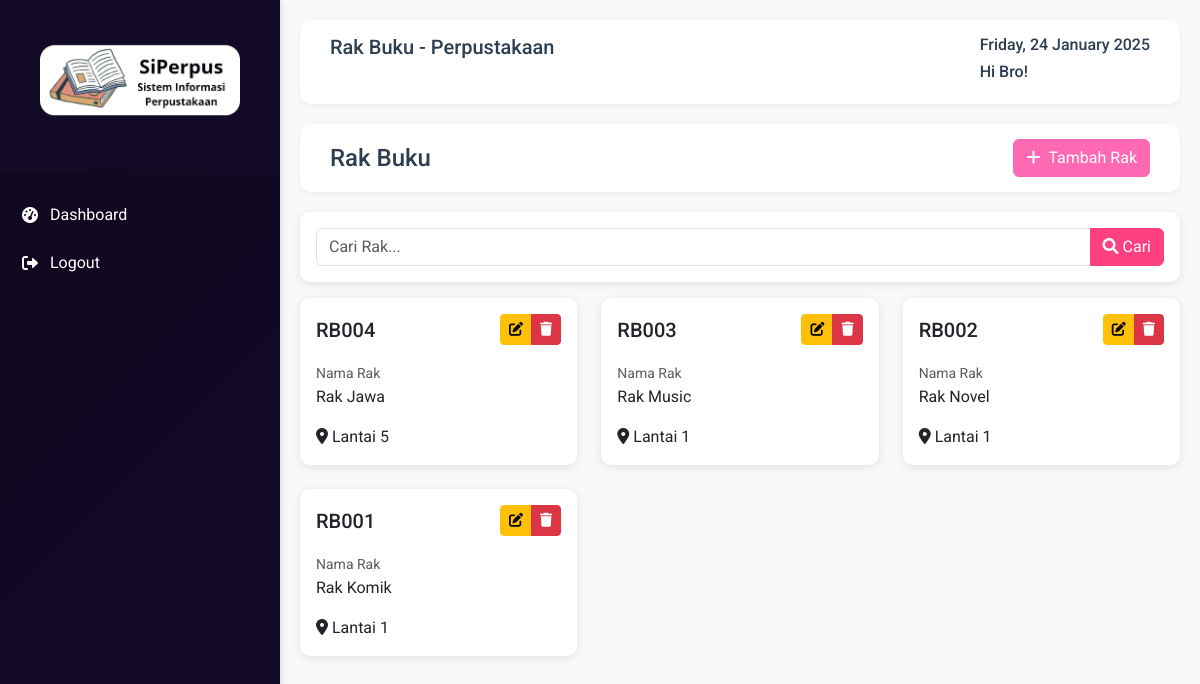
The app's page /pages/Shelves/shelves.php with its own data.
### tables this page shows
CREATE TABLE RAK_BUKU
(
    kode_rak VARCHAR(6) UNIQUE NOT NULL PRIMARY KEY,
    nama_rak VARCHAR(30),
    CONSTRAINT CheckTabelRakBuku1 CHECK (LENGTH(kode_rak) = 5),
    CONSTRAINT CheckTabelRakBuku2 CHECK (kode_rak REGEXP "^RB[0-9]{3}$")
);

### pages/Shelves/shelves.php (the view, shortened to what this page needs)
<?php
require "config/connection.php";
$search = isset($_GET['search']) ? $conn->real_escape_string(trim($_GET['search'])) : '';
$query = "SELECT * FROM rak_buku";
$query .= " ORDER BY kode_rak DESC";
$result = $conn->query($query) or die(mysqli_error($conn));
?>
<link rel="stylesheet" href="https://cdn.jsdelivr.net/npm/sweetalert2@11/dist/sweetalert2.min.css">
<div class="main-header d-flex justify-content-between align-items-center">
    <h4 class="mb-0">Rak Buku</h4>
    <div class="btn-group">
        <a href="<?php echo BASE_URL; ?>/shelves/addShelve" class="btn btn-pink" onclick="return confirmAction('add', '<?php echo BASE_URL; ?>/shelves/addShelve');">
            <i class="fas fa-plus me-2"></i>Tambah Rak
        </a>
    </div>
</div>
<div class="card my-3">
    <div class="card-body">
        <form method="GET" action="<?php echo BASE_URL; ?>/shelves">
            <div class="input-group">
                <input type="text" name="search" class="form-control" placeholder="Cari Rak..." value="<?php echo htmlspecialchars($search); ?>">
                <button class="btn btn-primary" type="submit">
                    <i class="fas fa-search me-1"></i>Cari
                </button>
            </div>
        </form>
    </div>
</div>
<div id="listView">
    <div class="row g-4">
        <?php while ($row = $result->fetch_assoc()): ?>
        <div class="col-12 col-md-6 col-lg-4">
            <div class="card h-100">
                <div class="card-body">
                    <div class="d-flex justify-content-between align-items-center mb-3">
                        <h5 class="card-title mb-0"><?= htmlspecialchars($row['kode_rak']) ?></h5>
                        <div class="btn-group">
                            <a href="<?php echo BASE_URL; ?>/shelves/editShelve?id=<?= urlencode($row['kode_rak']) ?>" class="btn btn-sm btn-warning" onclick="return confirmAction('edit', '<?php echo BASE_URL; ?>/shelves/editShelve?id=<?= urlencode($row['kode_rak']) ?>');">
                                <i class="fas fa-edit"></i>
                            </a>
                            <a href="<?php echo BASE_URL; ?>/shelves/deleteShelve?id=<?= urlencode($row['kode_rak']) ?>" class="btn btn-sm btn-danger" onclick="return confirmAction('delete', '<?php echo BASE_URL; ?>/shelves/deleteShelve?id=<?= urlencode($row['kode_rak']) ?>');">
                                <i class="fas fa-trash"></i>
                            </a>
                        </div>
                    </div>
                    <div class="d-flex justify-content-between mb-3">
                        <div>
                            <small class="text-muted">Nama Rak</small>
                            <div><?= $row['nama_rak'] ?></div>
                        </div>
                    </div>
                    <div class="flex gap-2">
                        <i class="fa-solid fa-location-dot"></i>
                        <?= htmlspecialchars($row['lokasi']) ?>
                    </div>
                </div>
            </div>
        </div>
        <?php endwhile; ?>
    </div>
</div>
<?php
require_once(__DIR__ . '/../../layouts/main.php');
?>

### layouts/main.php (style rules this page uses)
:root { --primary-color:rgb(16, 8, 31); --secondary-color:rgb(19, 10, 40); --accent-color: #ff4081; --text-color: #2c3e50; --sidebar-width: 280px; }
body { font-family: 'Roboto', sans-serif; background-color: #f8f9fa; color: var(--text-color); font-family: roboto, sans-serif; }
.card { border: none; border-radius: 10px; box-shadow: 0 2px 10px rgba(0,0,0,0.1); transition: transform 0.2s ease; }
.main-header { background: white; padding: 15px 30px; border-radius: 10px; margin-bottom: 20px; box-shadow: 0 2px 5px rgba(0,0,0,0.05); }
.btn-primary { background-color: var(--accent-color); border-color: var(--accent-color); }

### pages/Shelves/shelves.php (style rules this page uses)
.btn-pink { background-color: #ff69b4; border-color: #ff69b4; color: white; }

### records on screen
rak_buku: kode_rak "RB004", nama_rak "Rak Jawa", lokasi "Lantai 5"
rak_buku: kode_rak "RB003", nama_rak "Rak Music", lokasi "Lantai 1"
rak_buku: kode_rak "RB002", nama_rak "Rak Novel", lokasi "Lantai 1"
rak_buku: kode_rak "RB001", nama_rak "Rak Komik", lokasi "Lantai 1"

### other values on screen
$pageTitle "Rak Buku - Perpustakaan"
